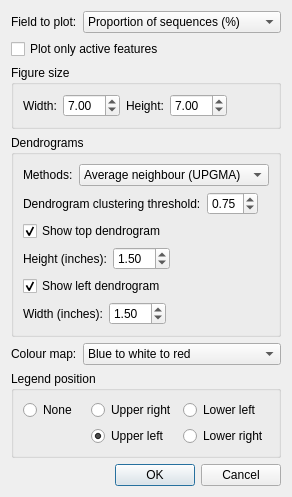
<?xml version="1.0" encoding="UTF-8"?>
<ui version="4.0">
 <class>HeatmapPlotDialog</class>
 <widget class="QDialog" name="HeatmapPlotDialog">
  <property name="geometry">
   <rect>
    <x>0</x>
    <y>0</y>
    <width>260</width>
    <height>455</height>
   </rect>
  </property>
  <property name="sizePolicy">
   <sizepolicy hsizetype="Fixed" vsizetype="Fixed">
    <horstretch>0</horstretch>
    <verstretch>0</verstretch>
   </sizepolicy>
  </property>
  <property name="windowTitle">
   <string>PCA plot</string>
  </property>
  <property name="windowIcon">
   <iconset>
    <normaloff>../../../../../icons/programIcon.png</normaloff>../../../../../icons/programIcon.png</iconset>
  </property>
  <layout class="QVBoxLayout" name="verticalLayout_3">
   <item>
    <layout class="QHBoxLayout" name="horizontalLayout_6">
     <item>
      <widget class="QLabel" name="label">
       <property name="text">
        <string>Field to plot:</string>
       </property>
      </widget>
     </item>
     <item>
      <widget class="QComboBox" name="cboFieldToPlot">
       <property name="sizePolicy">
        <sizepolicy hsizetype="Preferred" vsizetype="Fixed">
         <horstretch>1</horstretch>
         <verstretch>0</verstretch>
        </sizepolicy>
       </property>
       <property name="currentIndex">
        <number>1</number>
       </property>
       <item>
        <property name="text">
         <string>Number of sequences</string>
        </property>
       </item>
       <item>
        <property name="text">
         <string>Proportion of sequences (%)</string>
        </property>
       </item>
      </widget>
     </item>
    </layout>
   </item>
   <item>
    <widget class="QCheckBox" name="chkPlotOnlyActiveFeatures">
     <property name="text">
      <string>Plot only active features</string>
     </property>
    </widget>
   </item>
   <item>
    <widget class="QGroupBox" name="groupBox_3">
     <property name="title">
      <string>Figure size</string>
     </property>
     <layout class="QVBoxLayout" name="verticalLayout">
      <item>
       <layout class="QHBoxLayout" name="horizontalLayout">
        <item>
         <widget class="QLabel" name="lblFigureWidth">
          <property name="text">
           <string>Width:</string>
          </property>
         </widget>
        </item>
        <item>
         <widget class="QDoubleSpinBox" name="spinFigWidth">
          <property name="sizePolicy">
           <sizepolicy hsizetype="Minimum" vsizetype="Fixed">
            <horstretch>0</horstretch>
            <verstretch>0</verstretch>
           </sizepolicy>
          </property>
          <property name="decimals">
           <number>2</number>
          </property>
          <property name="minimum">
           <double>0.500000000000000</double>
          </property>
          <property name="maximum">
           <double>30.000000000000000</double>
          </property>
          <property name="singleStep">
           <double>0.100000000000000</double>
          </property>
          <property name="value">
           <double>7.000000000000000</double>
          </property>
         </widget>
        </item>
        <item>
         <widget class="QLabel" name="lblFigureHeight">
          <property name="text">
           <string>Height:</string>
          </property>
         </widget>
        </item>
        <item>
         <widget class="QDoubleSpinBox" name="spinFigHeight">
          <property name="enabled">
           <bool>true</bool>
          </property>
          <property name="sizePolicy">
           <sizepolicy hsizetype="Minimum" vsizetype="Fixed">
            <horstretch>0</horstretch>
            <verstretch>0</verstretch>
           </sizepolicy>
          </property>
          <property name="decimals">
           <number>2</number>
          </property>
          <property name="minimum">
           <double>0.500000000000000</double>
          </property>
          <property name="maximum">
           <double>30.000000000000000</double>
          </property>
          <property name="singleStep">
           <double>0.100000000000000</double>
          </property>
          <property name="value">
           <double>7.000000000000000</double>
          </property>
         </widget>
        </item>
        <item>
         <spacer name="horizontalSpacer_2">
          <property name="orientation">
           <enum>Qt::Horizontal</enum>
          </property>
          <property name="sizeHint" stdset="0">
           <size>
            <width>10</width>
            <height>20</height>
           </size>
          </property>
         </spacer>
        </item>
       </layout>
      </item>
     </layout>
    </widget>
   </item>
   <item>
    <widget class="QGroupBox" name="groupBox">
     <property name="title">
      <string>Dendrograms</string>
     </property>
     <layout class="QVBoxLayout" name="verticalLayout_2">
      <item>
       <layout class="QHBoxLayout" name="horizontalLayout_5" stretch="0,0">
        <item>
         <widget class="QLabel" name="lblDendrogramMethod">
          <property name="text">
           <string>Methods:</string>
          </property>
         </widget>
        </item>
        <item>
         <widget class="QComboBox" name="cboDendrogramMethod">
          <property name="sizePolicy">
           <sizepolicy hsizetype="Preferred" vsizetype="Fixed">
            <horstretch>1</horstretch>
            <verstretch>0</verstretch>
           </sizepolicy>
          </property>
          <item>
           <property name="text">
            <string>Average neighbour (UPGMA)</string>
           </property>
          </item>
          <item>
           <property name="text">
            <string>Centroid</string>
           </property>
          </item>
          <item>
           <property name="text">
            <string>Furthest neighbour</string>
           </property>
          </item>
          <item>
           <property name="text">
            <string>Nearest neighbour</string>
           </property>
          </item>
          <item>
           <property name="text">
            <string>Ward</string>
           </property>
          </item>
         </widget>
        </item>
       </layout>
      </item>
      <item>
       <layout class="QHBoxLayout" name="horizontalLayout_2">
        <item>
         <widget class="QLabel" name="lblClusteringThreshold">
          <property name="text">
           <string>Dendrogram clustering threshold:</string>
          </property>
         </widget>
        </item>
        <item>
         <widget class="QDoubleSpinBox" name="spinClusteringThreshold">
          <property name="sizePolicy">
           <sizepolicy hsizetype="Minimum" vsizetype="Fixed">
            <horstretch>0</horstretch>
            <verstretch>0</verstretch>
           </sizepolicy>
          </property>
          <property name="decimals">
           <number>2</number>
          </property>
          <property name="minimum">
           <double>0.000000000000000</double>
          </property>
          <property name="maximum">
           <double>1.000000000000000</double>
          </property>
          <property name="singleStep">
           <double>0.050000000000000</double>
          </property>
          <property name="value">
           <double>0.750000000000000</double>
          </property>
         </widget>
        </item>
        <item>
         <spacer name="horizontalSpacer">
          <property name="orientation">
           <enum>Qt::Horizontal</enum>
          </property>
          <property name="sizeHint" stdset="0">
           <size>
            <width>5</width>
            <height>20</height>
           </size>
          </property>
         </spacer>
        </item>
       </layout>
      </item>
      <item>
       <widget class="QCheckBox" name="chkShowTopDendrogram">
        <property name="enabled">
         <bool>true</bool>
        </property>
        <property name="layoutDirection">
         <enum>Qt::LeftToRight</enum>
        </property>
        <property name="text">
         <string>Show top dendrogram</string>
        </property>
        <property name="checked">
         <bool>true</bool>
        </property>
       </widget>
      </item>
      <item>
       <layout class="QHBoxLayout" name="horizontalLayout_8">
        <item>
         <widget class="QLabel" name="lblTopDendrogramHeight">
          <property name="text">
           <string>Height (inches):</string>
          </property>
         </widget>
        </item>
        <item>
         <widget class="QDoubleSpinBox" name="spinDendrogramHeight">
          <property name="sizePolicy">
           <sizepolicy hsizetype="Minimum" vsizetype="Fixed">
            <horstretch>0</horstretch>
            <verstretch>0</verstretch>
           </sizepolicy>
          </property>
          <property name="decimals">
           <number>2</number>
          </property>
          <property name="minimum">
           <double>0.000000000000000</double>
          </property>
          <property name="maximum">
           <double>50.000000000000000</double>
          </property>
          <property name="singleStep">
           <double>0.050000000000000</double>
          </property>
          <property name="value">
           <double>1.500000000000000</double>
          </property>
         </widget>
        </item>
        <item>
         <spacer name="horizontalSpacer_4">
          <property name="orientation">
           <enum>Qt::Horizontal</enum>
          </property>
          <property name="sizeHint" stdset="0">
           <size>
            <width>10</width>
            <height>20</height>
           </size>
          </property>
         </spacer>
        </item>
       </layout>
      </item>
      <item>
       <widget class="QCheckBox" name="chkShowLeftDendrogram">
        <property name="layoutDirection">
         <enum>Qt::LeftToRight</enum>
        </property>
        <property name="text">
         <string>Show left dendrogram</string>
        </property>
        <property name="checked">
         <bool>true</bool>
        </property>
       </widget>
      </item>
      <item>
       <layout class="QHBoxLayout" name="horizontalLayout_9">
        <item>
         <widget class="QLabel" name="lblDendrogramWidth">
          <property name="text">
           <string>Width (inches):</string>
          </property>
         </widget>
        </item>
        <item>
         <widget class="QDoubleSpinBox" name="spinDendrogramWidth">
          <property name="sizePolicy">
           <sizepolicy hsizetype="Minimum" vsizetype="Fixed">
            <horstretch>0</horstretch>
            <verstretch>0</verstretch>
           </sizepolicy>
          </property>
          <property name="decimals">
           <number>2</number>
          </property>
          <property name="minimum">
           <double>0.000000000000000</double>
          </property>
          <property name="maximum">
           <double>50.000000000000000</double>
          </property>
          <property name="singleStep">
           <double>0.050000000000000</double>
          </property>
          <property name="value">
           <double>1.500000000000000</double>
          </property>
         </widget>
        </item>
        <item>
         <spacer name="horizontalSpacer_5">
          <property name="orientation">
           <enum>Qt::Horizontal</enum>
          </property>
          <property name="sizeHint" stdset="0">
           <size>
            <width>10</width>
            <height>20</height>
           </size>
          </property>
         </spacer>
        </item>
       </layout>
      </item>
     </layout>
    </widget>
   </item>
   <item>
    <layout class="QHBoxLayout" name="horizontalLayout_7">
     <item>
      <widget class="QLabel" name="label_2">
       <property name="text">
        <string>Colour map:</string>
       </property>
      </widget>
     </item>
     <item>
      <widget class="QComboBox" name="cboColourMap">
       <property name="sizePolicy">
        <sizepolicy hsizetype="Preferred" vsizetype="Fixed">
         <horstretch>1</horstretch>
         <verstretch>0</verstretch>
        </sizepolicy>
       </property>
       <property name="currentIndex">
        <number>2</number>
       </property>
       <item>
        <property name="text">
         <string>Blues</string>
        </property>
       </item>
       <item>
        <property name="text">
         <string>Blue to red to green</string>
        </property>
       </item>
       <item>
        <property name="text">
         <string>Blue to white to red</string>
        </property>
       </item>
       <item>
        <property name="text">
         <string>Cool to warm</string>
        </property>
       </item>
       <item>
        <property name="text">
         <string>Grayscale</string>
        </property>
       </item>
       <item>
        <property name="text">
         <string>Jet</string>
        </property>
       </item>
       <item>
        <property name="text">
         <string>Orange to red</string>
        </property>
       </item>
       <item>
        <property name="text">
         <string>Paired</string>
        </property>
       </item>
       <item>
        <property name="text">
         <string>Purple to green</string>
        </property>
       </item>
       <item>
        <property name="text">
         <string>Reds</string>
        </property>
       </item>
       <item>
        <property name="text">
         <string>Red to blue</string>
        </property>
       </item>
       <item>
        <property name="text">
         <string>Spectral</string>
        </property>
       </item>
       <item>
        <property name="text">
         <string>Yellow to orange to red</string>
        </property>
       </item>
      </widget>
     </item>
    </layout>
   </item>
   <item>
    <layout class="QHBoxLayout" name="horizontalLayout_4">
     <item>
      <widget class="QGroupBox" name="groupBox_6">
       <property name="title">
        <string>Legend position</string>
       </property>
       <layout class="QGridLayout" name="gridLayout">
        <item row="0" column="0">
         <widget class="QRadioButton" name="radioLegendPosNone">
          <property name="text">
           <string>None</string>
          </property>
         </widget>
        </item>
        <item row="0" column="2">
         <widget class="QRadioButton" name="radioLegendPosLowerLeft">
          <property name="text">
           <string>Lower left</string>
          </property>
         </widget>
        </item>
        <item row="1" column="2">
         <widget class="QRadioButton" name="radioLegendPosLowerRight">
          <property name="text">
           <string>Lower right</string>
          </property>
         </widget>
        </item>
        <item row="0" column="1">
         <widget class="QRadioButton" name="radioLegendPosUpperRight">
          <property name="text">
           <string>Upper right</string>
          </property>
         </widget>
        </item>
        <item row="1" column="1">
         <widget class="QRadioButton" name="radioLegendPosUpperLeft">
          <property name="text">
           <string>Upper left</string>
          </property>
          <property name="checked">
           <bool>true</bool>
          </property>
         </widget>
        </item>
       </layout>
      </widget>
     </item>
    </layout>
   </item>
   <item>
    <layout class="QHBoxLayout" name="horizontalLayout_3">
     <item>
      <spacer name="horizontalSpacer_3">
       <property name="orientation">
        <enum>Qt::Horizontal</enum>
       </property>
       <property name="sizeHint" stdset="0">
        <size>
         <width>40</width>
         <height>20</height>
        </size>
       </property>
      </spacer>
     </item>
     <item>
      <widget class="QDialogButtonBox" name="buttonBox">
       <property name="orientation">
        <enum>Qt::Horizontal</enum>
       </property>
       <property name="standardButtons">
        <set>QDialogButtonBox::Cancel|QDialogButtonBox::Ok</set>
       </property>
       <property name="centerButtons">
        <bool>false</bool>
       </property>
      </widget>
     </item>
    </layout>
   </item>
  </layout>
 </widget>
 <resources/>
 <connections>
  <connection>
   <sender>buttonBox</sender>
   <signal>accepted()</signal>
   <receiver>HeatmapPlotDialog</receiver>
   <slot>accept()</slot>
   <hints>
    <hint type="sourcelabel">
     <x>267</x>
     <y>144</y>
    </hint>
    <hint type="destinationlabel">
     <x>157</x>
     <y>154</y>
    </hint>
   </hints>
  </connection>
  <connection>
   <sender>buttonBox</sender>
   <signal>rejected()</signal>
   <receiver>HeatmapPlotDialog</receiver>
   <slot>reject()</slot>
   <hints>
    <hint type="sourcelabel">
     <x>267</x>
     <y>144</y>
    </hint>
    <hint type="destinationlabel">
     <x>277</x>
     <y>154</y>
    </hint>
   </hints>
  </connection>
 </connections>
 <designerdata>
  <property name="gridDeltaX">
   <number>10</number>
  </property>
  <property name="gridDeltaY">
   <number>10</number>
  </property>
  <property name="gridSnapX">
   <bool>true</bool>
  </property>
  <property name="gridSnapY">
   <bool>true</bool>
  </property>
  <property name="gridVisible">
   <bool>true</bool>
  </property>
 </designerdata>
</ui>
